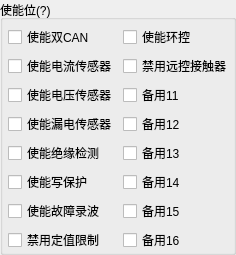
        <widget class="QGroupBox" name="G_FuncMask">
         <property name="title">
          <string>使能位(?)</string>
         </property>
         <layout class="QGridLayout" name="gridLayout_8">
          <property name="leftMargin">
           <number>5</number>
          </property>
          <property name="topMargin">
           <number>5</number>
          </property>
          <property name="rightMargin">
           <number>0</number>
          </property>
          <property name="bottomMargin">
           <number>0</number>
          </property>
          <property name="spacing">
           <number>5</number>
          </property>
          <item row="0" column="0">
           <widget class="QCheckBox" name="bFunc0">
            <property name="text">
             <string>使能双CAN</string>
            </property>
           </widget>
          </item>
          <item row="5" column="1">
           <widget class="QCheckBox" name="bFunc13">
            <property name="text">
             <string>备用14</string>
            </property>
           </widget>
          </item>
          <item row="0" column="1">
           <widget class="QCheckBox" name="bFunc8">
            <property name="text">
             <string>使能环控</string>
            </property>
           </widget>
          </item>
          <item row="1" column="1">
           <widget class="QCheckBox" name="bFunc9">
            <property name="text">
             <string>禁用远控接触器</string>
            </property>
           </widget>
          </item>
          <item row="1" column="0">
           <widget class="QCheckBox" name="bFunc1">
            <property name="text">
             <string>使能电流传感器</string>
            </property>
           </widget>
          </item>
          <item row="2" column="0">
           <widget class="QCheckBox" name="bFunc2">
            <property name="text">
             <string>使能电压传感器</string>
            </property>
           </widget>
          </item>
          <item row="3" column="0">
           <widget class="QCheckBox" name="bFunc3">
            <property name="text">
             <string>使能漏电传感器</string>
            </property>
           </widget>
          </item>
          <item row="4" column="0">
           <widget class="QCheckBox" name="bFunc4">
            <property name="text">
             <string>使能绝缘检测</string>
            </property>
           </widget>
          </item>
          <item row="5" column="0">
           <widget class="QCheckBox" name="bFunc5">
            <property name="text">
             <string>使能写保护</string>
            </property>
           </widget>
          </item>
          <item row="4" column="1">
           <widget class="QCheckBox" name="bFunc12">
            <property name="text">
             <string>备用13</string>
            </property>
           </widget>
          </item>
          <item row="3" column="1">
           <widget class="QCheckBox" name="bFunc11">
            <property name="text">
             <string>备用12</string>
            </property>
           </widget>
          </item>
          <item row="2" column="1">
           <widget class="QCheckBox" name="bFunc10">
            <property name="text">
             <string>备用11</string>
            </property>
           </widget>
          </item>
          <item row="6" column="1">
           <widget class="QCheckBox" name="bFunc14">
            <property name="text">
             <string>备用15</string>
            </property>
           </widget>
          </item>
          <item row="6" column="0">
           <widget class="QCheckBox" name="bFunc6">
            <property name="text">
             <string>使能故障录波</string>
            </property>
           </widget>
          </item>
          <item row="7" column="0">
           <widget class="QCheckBox" name="bFunc7">
            <property name="text">
             <string>禁用定值限制</string>
            </property>
           </widget>
          </item>
          <item row="7" column="1">
           <widget class="QCheckBox" name="bFunc15">
            <property name="text">
             <string>备用16</string>
            </property>
           </widget>
          </item>
         </layout>
        </widget>
